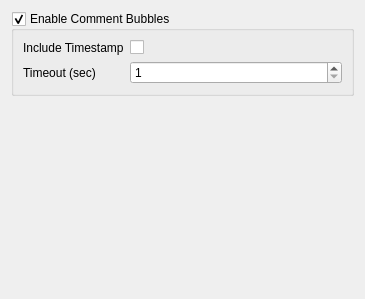
<?xml version="1.0" encoding="UTF-8"?>
<ui version="4.0">
 <class>WkfCommentPrefWidget</class>
 <widget class="QWidget" name="WkfCommentPrefWidget">
  <property name="geometry">
   <rect>
    <x>0</x>
    <y>0</y>
    <width>365</width>
    <height>299</height>
   </rect>
  </property>
  <property name="windowTitle">
   <string>Comment Bubbles</string>
  </property>
  <layout class="QVBoxLayout" name="verticalLayout_2">
   <item>
    <widget class="QGroupBox" name="enableGroupBox">
     <property name="title">
      <string>Enable Comment Bubbles</string>
     </property>
     <property name="checkable">
      <bool>true</bool>
     </property>
     <layout class="QVBoxLayout" name="verticalLayout">
      <item>
       <layout class="QFormLayout" name="formLayout">
        <item row="0" column="0">
         <widget class="QLabel" name="timestampLabel">
          <property name="text">
           <string>Include Timestamp</string>
          </property>
         </widget>
        </item>
        <item row="0" column="1">
         <widget class="QCheckBox" name="timestampCheckBox">
          <property name="text">
           <string/>
          </property>
         </widget>
        </item>
        <item row="1" column="0">
         <widget class="QLabel" name="timeoutLabel">
          <property name="text">
           <string>Timeout (sec)</string>
          </property>
         </widget>
        </item>
        <item row="1" column="1">
         <widget class="QSpinBox" name="timeoutSpinBox">
          <property name="minimum">
           <number>1</number>
          </property>
          <property name="maximum">
           <number>10000</number>
          </property>
          <property name="value">
           <number>1</number>
          </property>
         </widget>
        </item>
       </layout>
      </item>
     </layout>
    </widget>
   </item>
   <item>
    <spacer name="verticalSpacer">
     <property name="orientation">
      <enum>Qt::Vertical</enum>
     </property>
     <property name="sizeHint" stdset="0">
      <size>
       <width>20</width>
       <height>40</height>
      </size>
     </property>
    </spacer>
   </item>
  </layout>
 </widget>
 <tabstops>
  <tabstop>enableGroupBox</tabstop>
 </tabstops>
 <resources/>
 <connections/>
</ui>
